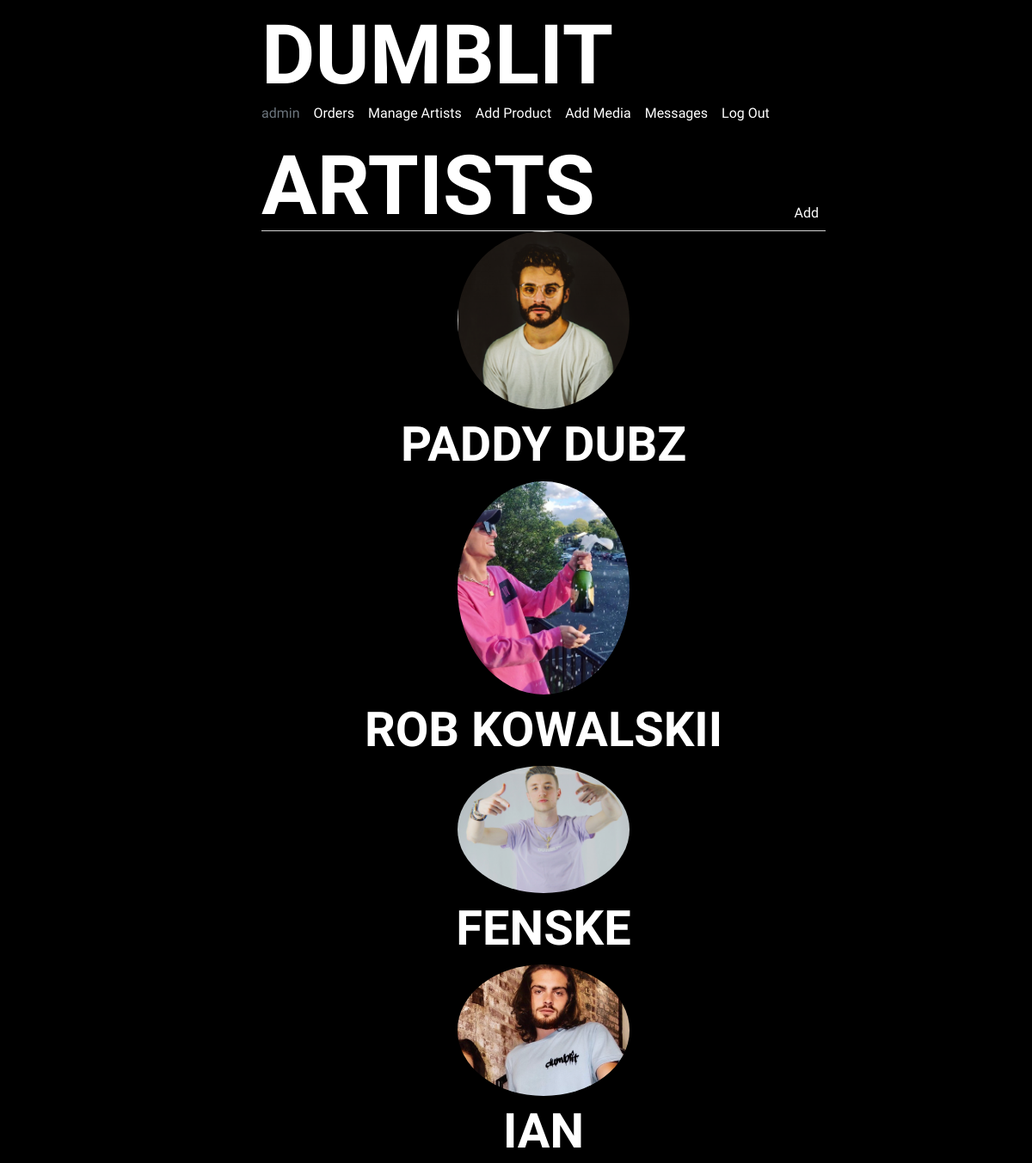
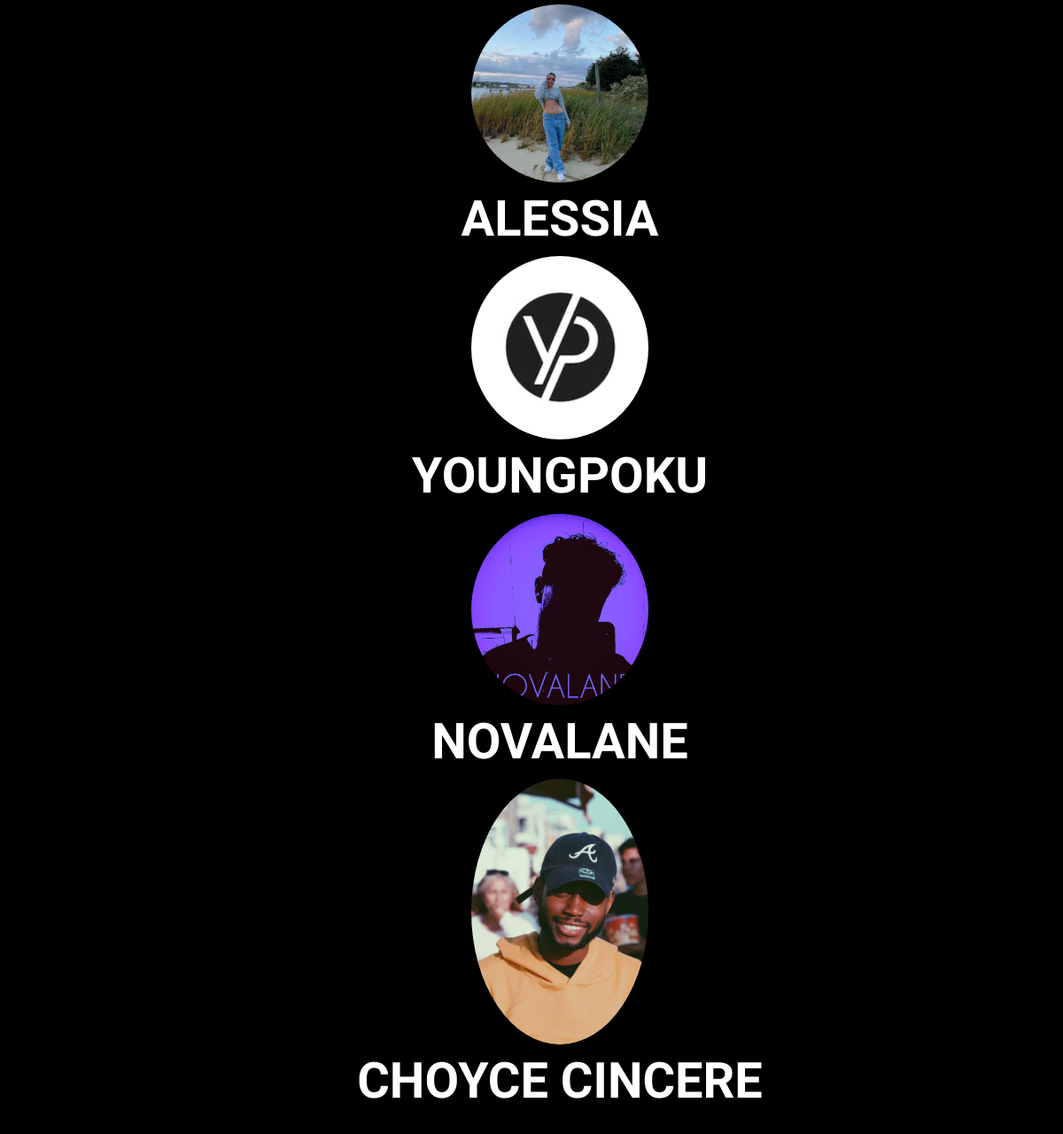
The app's page /artists (signed in) with its own data (2 pictures, top to bottom).
### tables this page shows
CREATE TABLE user (
  id INTEGER PRIMARY KEY AUTOINCREMENT,
  username TEXT UNIQUE NOT NULL,
  password TEXT NOT NULL
);

CREATE TABLE Profile (
  id INTEGER PRIMARY KEY AUTOINCREMENT,
  author_id INTEGER NOT NULL,
  created TIMESTAMP NOT NULL DEFAULT CURRENT_TIMESTAMP,
  Name TEXT NOT NULL,
  Email TEXT NOT NULL,
  Phone TEXT NOT NULL,
  Location TEXT NOT NULL,
  Instagram TEXT NOT NULL,
  Twitter TEXT NOT NULL,
  Facebook TEXT NOT NULL,
  Youtube TEXT NOT NULL,
  Soundcloud TEXT NOT NULL,
  Spotify TEXT NOT NULL,
  AppleMusic TEXT NOT NULL,
  Biography TEXT NOT NULL,
  Image TEXT NOT NULL,
  Image2 TEXT NOT NULL,
  menu_color TEXT NOT NULL,
  background_color TEXT NOT NULL,
  main_text_color TEXT NOT NULL,
  secondary_text_color TEXT NOT NULL,
  FOREIGN KEY (author_id) REFERENCES user (id)
);

### flaskr/blog.py (the view)
@bp.route("/artists", methods=("GET", "POST"))
def artists():
    db = get_db()
    rows = db.execute("SELECT * FROM Profile").fetchall()
    return render_template("blog/artists.html", rows = rows)

### flaskr/auth.py (called while the page is built)
@bp.before_app_request
def load_logged_in_user():
    user_id = session.get("user_id")
    if user_id is None:
        g.user = None
    else:
        g.user = (
            get_db().execute("SELECT * FROM user WHERE id = ?", (user_id,)).fetchone()
        )

### flaskr/db.py (called while the page is built)
def get_db():
    if "db" not in g:
        g.db = sqlite3.connect(
            current_app.config["DATABASE"], detect_types=sqlite3.PARSE_DECLTYPES
        )
        g.db.row_factory = sqlite3.Row
    return g.db

### flaskr/templates/blog/artists.html (shortened to what this page needs)
{% extends 'base.html' %}
{% block header %}
  <h1>{% block title %}Artists{% endblock %}</h1>
  {% if g.user %}
    <a class="action" href="{{ url_for('blog.add', page='Profile') }}">Add</a>
  {% endif %}
{% endblock %}
{% block content %}
<head>
    <link href="{{ url_for('static', filename='css/styles.css') }}" rel="stylesheet" />
</head>
    {% for row in rows %}
      <div>
        <a href="{{url_for('blog.profile', id=row['id'], name=row['name'])}}">
            <img width= 200px class="img-fluid img-profile rounded-circle mx-auto mb-2" src="{{ url_for('static', filename=row['Image']) }}"  >
            <h2> {{ row['Name'] }} <h2>
        </a>
      </div>
    {% endfor %}
{% endblock %}

### flaskr/templates/base.html (shortened to what this page needs)
<!doctype html>
<link rel="stylesheet" href="{{ url_for('static', filename='style.css') }}">
<nav>
  <h1><a href="https://www.dumblitinc.com">Dumblit</a></h1>
  <ul>
    {% if g.user['username'] == 'admin' %}
      <li><span>{{ g.user['username'] }}</span>
      <li><a href="{{ url_for('blog.table', page='Profile') }}">Orders</a>
      <li><a href="{{ url_for('blog.table', page='Profile') }}">Manage Artists</a>
      <li><a href="{{ url_for('blog.add', page='Product') }}">Add Product</a>
      <li><a href="{{ url_for('blog.add', page='Post') }}">Add Media</a>
      <li><a href="{{ url_for('blog.inbox') }}">Messages</a>
      <li><a href="{{ url_for('auth.logout') }}">Log Out</a>
    {% else %}
      <li><a href="https://www.dumblitinc.com/shop">Shop</a>
      <li><a href="https://www.dumblitinc.com/music">Records</a>
      <li><a href="https://www.dumblitinc.com/tv">Media</a>
      <li><a href="{{ url_for('blog.artists') }}">Artists</a>
      <li><a href="https://www.dumblitinc.com/contact">Contact</a>
    {% endif %}
  </ul>
</nav>
<section class="content">
  <header>
    {% block header %}{% endblock %}
  </header>
  {% block content %}{% endblock %}
</section>

### flaskr/static/style.css (style rules this page uses)
h1, h2, h3, h4, h5, h6 { font-family: serif; color: #377ba8; margin: 1rem 0; }
a { color: #377ba8; }
nav { background: lightgray; display: flex; align-items: center; padding: 0 0.5rem; }
nav h1 { flex: auto; margin: 0; }
nav h1 a { text-decoration: none; padding: 0.25rem 0.5rem; }
nav ul { display: flex; list-style: none; margin: 0; padding: 0; }
nav ul li a, nav ul li span, header .action { display: block; padding: 0.5rem; }
.content { padding: 0 1rem 1rem; }
.content > header { border-bottom: 1px solid lightgray; display: flex; align-items: flex-end; }
.content > header h1 { flex: auto; margin: 1rem 0 0.25rem 0; }
.content:last-child { margin-bottom: 0; }

### flaskr/templates/blog/artists.html (style rules this page uses)
nav { background-color:black; }
body, header, html { background-color:black; }
h1 { color:white; }
h2, h3, h4, h5, a { color:white; }
div { text-align:center }

### records on screen
user: user.username "admin"
Profile: Image (picture), Name "PADDY DUBZ"
Profile: Image (picture), Name "ROB KOWALSKII"
Profile: Image (picture), Name "FENSKE"
Profile: Image (picture), Name "IAN"
Profile: Image (picture), Name "ALESSIA"
Profile: Image (picture), Name "YOUNGPOKU"
Profile: Image (picture), Name "NOVALANE"
Profile: Image (picture), Name "CHOYCE CINCERE"
